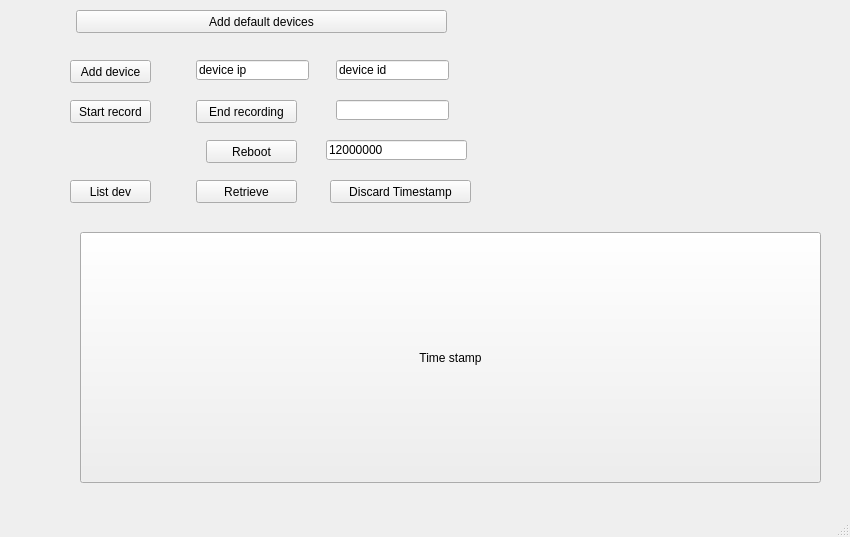
<?xml version="1.0" encoding="UTF-8"?>
<ui version="4.0">
 <class>MainWindow</class>
 <widget class="QMainWindow" name="MainWindow">
  <property name="geometry">
   <rect>
    <x>0</x>
    <y>0</y>
    <width>850</width>
    <height>537</height>
   </rect>
  </property>
  <property name="windowTitle">
   <string>MainWindow</string>
  </property>
  <widget class="QWidget" name="centralwidget">
   <widget class="QPushButton" name="add_device_button">
    <property name="geometry">
     <rect>
      <x>70</x>
      <y>60</y>
      <width>81</width>
      <height>23</height>
     </rect>
    </property>
    <property name="text">
     <string>Add device</string>
    </property>
   </widget>
   <widget class="QPushButton" name="start_record_button">
    <property name="geometry">
     <rect>
      <x>70</x>
      <y>100</y>
      <width>81</width>
      <height>23</height>
     </rect>
    </property>
    <property name="text">
     <string>Start record</string>
    </property>
   </widget>
   <widget class="QPushButton" name="time_stamp_button">
    <property name="geometry">
     <rect>
      <x>80</x>
      <y>232</y>
      <width>741</width>
      <height>251</height>
     </rect>
    </property>
    <property name="text">
     <string>Time stamp</string>
    </property>
   </widget>
   <widget class="QPushButton" name="list_dev_button">
    <property name="geometry">
     <rect>
      <x>70</x>
      <y>180</y>
      <width>81</width>
      <height>23</height>
     </rect>
    </property>
    <property name="text">
     <string>List dev</string>
    </property>
   </widget>
   <widget class="QLineEdit" name="device_ip">
    <property name="geometry">
     <rect>
      <x>196</x>
      <y>60</y>
      <width>113</width>
      <height>20</height>
     </rect>
    </property>
    <property name="text">
     <string>device ip</string>
    </property>
   </widget>
   <widget class="QLineEdit" name="device_id">
    <property name="geometry">
     <rect>
      <x>336</x>
      <y>60</y>
      <width>113</width>
      <height>20</height>
     </rect>
    </property>
    <property name="text">
     <string>device id</string>
    </property>
   </widget>
   <widget class="QPushButton" name="end_rec_button">
    <property name="geometry">
     <rect>
      <x>196</x>
      <y>100</y>
      <width>101</width>
      <height>23</height>
     </rect>
    </property>
    <property name="text">
     <string>End recording</string>
    </property>
   </widget>
   <widget class="QPushButton" name="retrieve_button">
    <property name="geometry">
     <rect>
      <x>196</x>
      <y>180</y>
      <width>101</width>
      <height>23</height>
     </rect>
    </property>
    <property name="text">
     <string>Retrieve</string>
    </property>
   </widget>
   <widget class="QLineEdit" name="experiment_name">
    <property name="geometry">
     <rect>
      <x>336</x>
      <y>100</y>
      <width>113</width>
      <height>20</height>
     </rect>
    </property>
    <property name="text">
     <string/>
    </property>
   </widget>
   <widget class="QPushButton" name="reboot_button">
    <property name="geometry">
     <rect>
      <x>206</x>
      <y>140</y>
      <width>91</width>
      <height>23</height>
     </rect>
    </property>
    <property name="text">
     <string>Reboot</string>
    </property>
   </widget>
   <widget class="QLineEdit" name="duration">
    <property name="geometry">
     <rect>
      <x>326</x>
      <y>140</y>
      <width>141</width>
      <height>20</height>
     </rect>
    </property>
    <property name="text">
     <string>12000000</string>
    </property>
   </widget>
   <widget class="QPushButton" name="default_dev_button">
    <property name="geometry">
     <rect>
      <x>76</x>
      <y>10</y>
      <width>371</width>
      <height>23</height>
     </rect>
    </property>
    <property name="text">
     <string>Add default devices</string>
    </property>
   </widget>
   <widget class="QPushButton" name="discard_stamp">
    <property name="geometry">
     <rect>
      <x>330</x>
      <y>180</y>
      <width>141</width>
      <height>23</height>
     </rect>
    </property>
    <property name="text">
     <string>Discard Timestamp</string>
    </property>
   </widget>
  </widget>
  <widget class="QMenuBar" name="menubar">
   <property name="geometry">
    <rect>
     <x>0</x>
     <y>0</y>
     <width>850</width>
     <height>23</height>
    </rect>
   </property>
  </widget>
  <widget class="QStatusBar" name="statusbar"/>
 </widget>
 <resources/>
 <connections/>
</ui>
